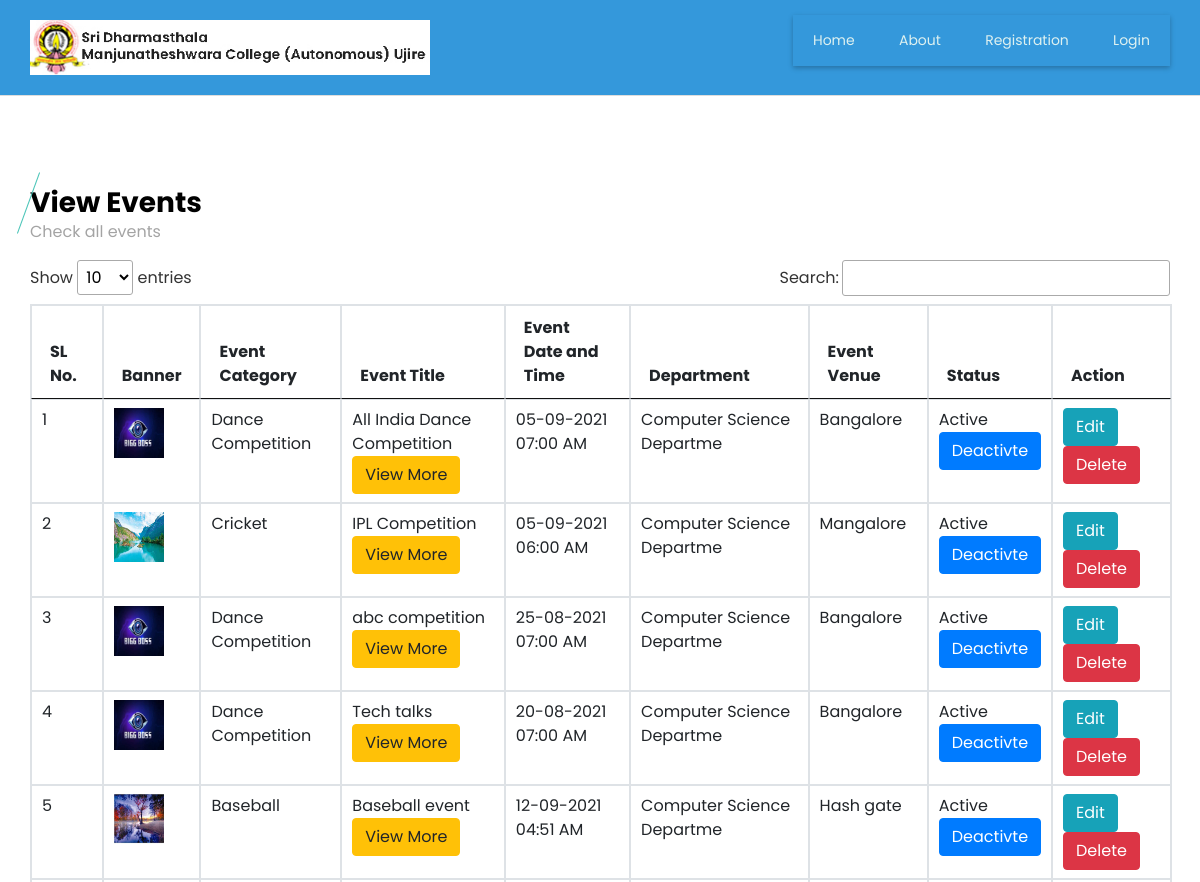
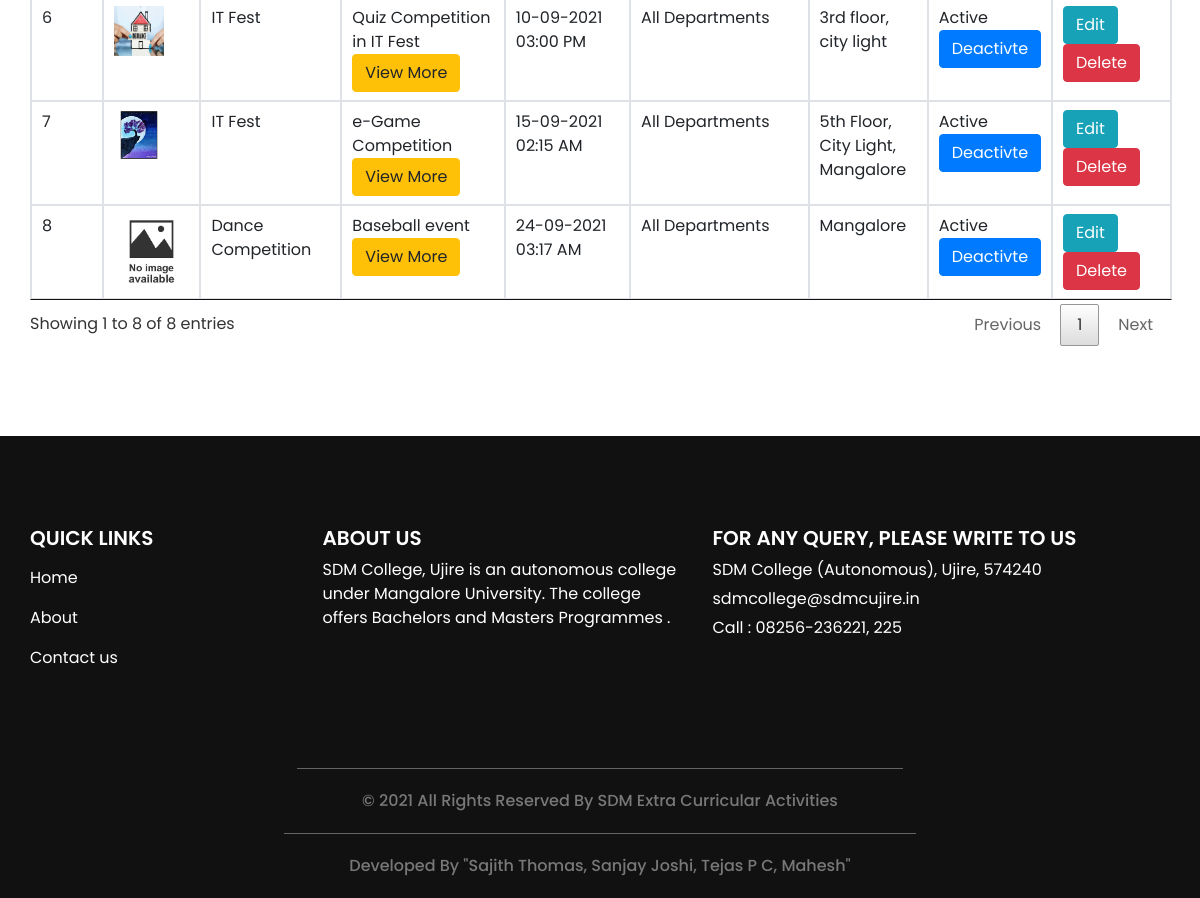
The page /viewevent.php on the database its author committed (2 pictures, top to bottom).
### tables this page shows
CREATE TABLE `event` (
  `event_id` bigint(20) NOT NULL,
  `event_type_id` int(11) NOT NULL,
  `event_participation_type` varchar(25) NOT NULL COMMENT 'Single, Team',
  `no_of_participants` int(11) NOT NULL,
  `event_title` varchar(300) NOT NULL,
  `event_description` text NOT NULL,
  `event_rules` text NOT NULL,
  `event_banner` varchar(300) NOT NULL,
  `department_id` int(11) NOT NULL,
  `club_id` int(11) NOT NULL,
  `course_id` text NOT NULL,
  `st_class` text NOT NULL,
  `event_date_time` datetime NOT NULL,
  `event_venue` text NOT NULL,
  `staff_id` int(11) NOT NULL,
  `participation_limit` int(11) NOT NULL,
  `event_status` varchar(10) NOT NULL
);

CREATE TABLE `event_type` (
  `event_type_id` int(11) NOT NULL,
  `event_type` varchar(30) NOT NULL,
  `event_type_info` text NOT NULL,
  `event_type_status` varchar(10) NOT NULL
);

CREATE TABLE `department` (
  `department_id` int(11) NOT NULL,
  `department` varchar(25) NOT NULL,
  `department_detail` text NOT NULL,
  `department_status` varchar(10) NOT NULL
);

### viewevent.php (the view, shortened to what this page needs)
<?php
include("header.php");
?>
  <section class="event_section layout_padding">
    <div class="container">
      <div class="heading_container">
        <h3>
         View Events
        </h3>
        <p>
         Check all events
        </p>
      </div>
      <div class="event_container">
        <div class="">
<table id="datatableplugin" class="table table-bordered">
	<thead>
		<tr>
			<th>SL No.</th>
			<th>Banner</th>
			<th>Event Category</th>
			<th>Event Title</th>
			<th>Event Date and Time</th>
			<th>Department</th>
			<th>Event Venue</th>
			<th>Status</th>
			<th>Action</th>
		</tr>
	</thead>
	<tbody>
		<?php
		$slno = 1;
		$sqlview = "SELECT event.*,department.department,event_type.event_type FROM  event LEFT JOIN department ON event.department_id=department.department_id LEFT JOIN event_type ON event.event_type_id=event_type.event_type_id";
		$qsqlview = mysqli_query($con,$sqlview);
		while($rsview = mysqli_fetch_array($qsqlview))
		{
			echo "<tr>
				<td>$slno</td>
				<td>";
			if($rsview['event_banner'] == "")
			{
				echo "<img src='images/noimage.jpg' style='width: 75px;height: 75px;'>";
			}
			else if(file_exists("imgbanner/" . $rsview['event_banner']))
			{
				echo "<img src='imgbanner/$rsview[event_banner]' style='width: 50px;height: 50px;'>";
			}
			else
			{
				echo "<img src='images/noimage.jpg' style='width: 75px;height: 75px;'>";
			}
			echo "</td>
				<td>$rsview[event_type]</td>
				<td>$rsview[event_title]";
			echo "<br><a href='event_more_det.php?event_id=$rsview[0]' class='btn btn-warning' target='_blank'>View More</a>";
			echo "</td>
				<td>" . date("d-m-Y h:i A",strtotime($rsview['event_date_time'])) . "</td>
				<td>";
			if($rsview['department_id'] == 0)
			{
				echo "All Departments";
			}
			else
			{
				echo $rsview['department'];
			}
			echo "</td>
				<td>$rsview[event_venue]</td>
				<td>$rsview[event_status] <br>";
				if($rsview['event_status'] == "Active")
				{
					echo "<a href='viewevent.php?st=Inactive&acid=$rsview[event_id]' class='btn btn-primary' onclick='return confirmst()' >Deactivte</a>";
				}
				else
				{
					echo "<a href='viewevent.php?st=Active&acid=$rsview[event_id]' class='btn btn-secondary' onclick='return confirmst()'  >Activate</a>";
				}
			echo"<td>
				<a href='addevent.php?editid=$rsview[event_id]' class='btn btn-info'>Edit</a>
				<a href='viewevent.php?delid=$rsview[event_id]' class='btn btn-danger' onclick='return confirmdel()' >Delete</a>
				</td>
			</tr>";
			$slno = $slno + 1;
		}
		?>
	</tbody>
</table>
        </div>
      </div>
    </div>
  </section>
<?php
include("footer.php");
?>

### css/style.css (style rules this page uses)
body { font-family: "Poppins", sans-serif; color: #000000; background-color: #ffffff; }
.layout_padding { padding: 90px 0; }
.heading_container { display: -webkit-box; display: -ms-flexbox; display: flex; -webkit-box-orient: vertical; -webkit-box-direction: normal; -ms-flex-direction: column; flex-direction: column; -webkit-box-align: start; -ms-flex-align: start; align-items: flex-start; }
.heading_container h3 { font-weight: bold; position: relative; margin-bottom: 15px; }
.heading_container h3::before { content: ""; position: absolute; top: 50%; left: 2px; width: 1px; height: 65px; background-color: #4bc5b8; -webkit-transform: translateY(-50%) rotate(20deg); transform: translateY(-50%) rotate(20deg); }
a, a:hover, a:focus { text-decoration: none; }
.btn, .btn:focus { outline: none !important; -webkit-box-shadow: none; box-shadow: none; }
.event_section .heading_container h3 { margin-bottom: 0; }
.event_section .heading_container h3::before { left: -2px; }
.event_section p { color: #a4a4a4; }

### css/responsive.css (style rules this page uses)
@media (min-width: 1200px) { .container { max-width: 1170px; } }

### rows shown on the page
event: event_banner (picture), event_type.event_type "Dance Competition", event_title "All India Dance Competition", event_date_time "05-09-2021 07:00 AM", department.department "Computer Science Departme", event_venue "Bangalore", event_status "Active"
event: event_banner (picture), event_type.event_type "Cricket", event_title "IPL Competition", event_date_time "05-09-2021 06:00 AM", department.department "Computer Science Departme", event_venue "Mangalore", event_status "Active"
event: event_banner (picture), event_type.event_type "Dance Competition", event_title "abc competition", event_date_time "25-08-2021 07:00 AM", department.department "Computer Science Departme", event_venue "Bangalore", event_status "Active"
event: event_banner (picture), event_type.event_type "Dance Competition", event_title "Tech talks", event_date_time "20-08-2021 07:00 AM", department.department "Computer Science Departme", event_venue "Bangalore", event_status "Active"
event: event_banner (picture), event_type.event_type "Baseball", event_title "Baseball event", event_date_time "12-09-2021 04:51 AM", department.department "Computer Science Departme", event_venue "Hash gate", event_status "Active"
event: event_banner (picture), event_type.event_type "IT Fest", event_title "Quiz Competition in IT Fest", event_date_time "10-09-2021 03:00 PM", shows "All Departments", event_venue "3rd floor, city light", event_status "Active"
event: event_banner (picture), event_type.event_type "IT Fest", event_title "e-Game Competition", event_date_time "15-09-2021 02:15 AM", shows "All Departments", event_venue "5th Floor, City Light, Mangalore", event_status "Active"
event: event_type.event_type "Dance Competition", event_title "Baseball event", event_date_time "24-09-2021 03:17 AM", shows "All Departments", event_venue "Mangalore", event_status "Active"
